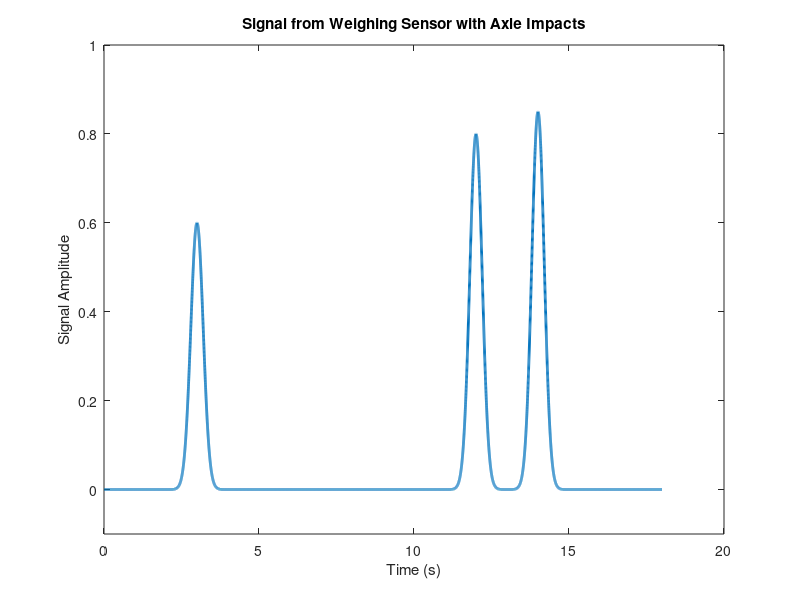

MATLAB code to generate this figure:
% Parameters
sampling_rate = 1000;   % Sampling rate (samples per second)
duration = 18;          % Duration of the signal in seconds
num_axles = 3;          % Number of axles

% Time vector
t = linspace(0, duration, duration * sampling_rate);

% Simulate signal
signal = zeros(1, length(t));

% Axle information: position and weight
axle_info = [
    3, 0.6;     % Position and weight for first axle
    12, 0.8;    % Position and weight for second axle
    14, 0.85    % Position and weight for third axle
];

% Simulate axle impacts using Gaussian peaks with different weights
for i = 1:num_axles
    position = axle_info(i, 1);
    weight = axle_info(i, 2);
    
    impact = weight * exp(-((t - position).^2) / (2 * 0.2^2)); % Gaussian peak with weight
    signal = signal + impact;
end

% Plot the signal
figure(1);
plot(t, signal,'LineWidth',2);
title('Signal from Weighing Sensor with Axle Impacts');
xlabel('Time (s)');
ylabel('Signal Amplitude');
ylim([-0.1 1]);
